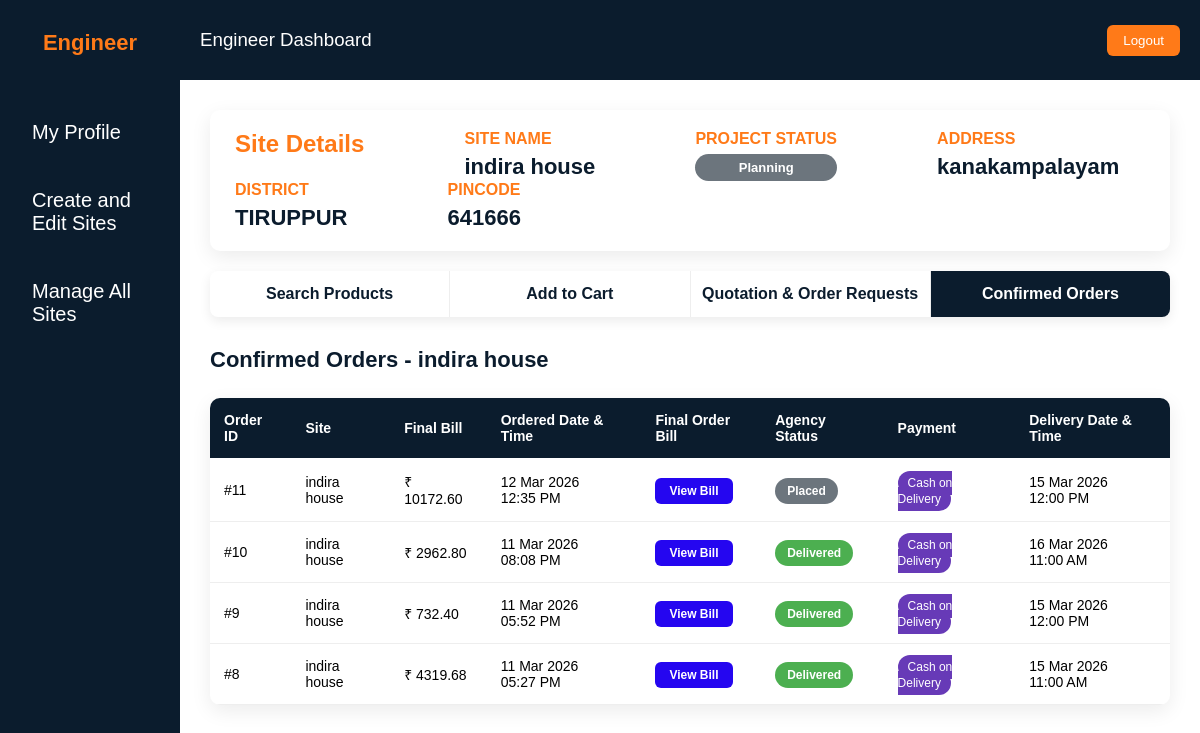
Screenshot of /site/11/confirmed-orders/ (signed in) with the database file from the repository.
### Construct/models.py (models this page shows, shortened)
class ConstructionSite(models.Model):
    SITE_CATEGORY_CHOICES = [
        ('house', 'House'),
        ('building', 'Building'),
        ('flats', 'Flats'),
        ('commercial', 'Commercial Stores'),
        ('others', 'Others'),
    ]
    engineer = models.ForeignKey( User,
        on_delete=models.CASCADE,
        related_name="engineer_sites"
    )
    site_name = models.CharField(max_length=200)
    category = models.CharField(
        max_length=20,
        choices=SITE_CATEGORY_CHOICES
    )
    other_category = models.CharField(
    max_length=100,
    null=True,
    blank=True
)
    total_sqft = models.FloatField()
    site_map = models.FileField(
    upload_to='site_maps/',
    null=True,
    blank=True
)
    blueprint_file = models.FileField(
    upload_to='site_blueprints/',
    null=True,
    blank=True
)
    building_area_sqft = models.FloatField()
    approximate_budget = models.DecimalField(
        max_digits=12,
        decimal_places=2
    )
    start_date = models.DateField()
    end_date = models.DateField()
    STATUS_CHOICES = [
    ('Planning', 'Planning'),
    ('Started', 'Started'),
    ('Ongoing', 'Ongoing'),
    ('NearComplete', 'Near To Complete'),
    ('Completed', 'Completed'),
    ('HandedOver', 'Handed Over'),
]
    status = models.CharField(
    max_length=20,
    choices=STATUS_CHOICES,
    default='Planning'
)
    description = models.TextField(blank=True)
    site_address = models.TextField()
    site_district = models.CharField(max_length=100)
    site_state = models.CharField(max_length=100)
    site_pincode = models.CharField(max_length=10)
    created_at = models.DateTimeField(default=timezone.now)

class Order(models.Model):
    ORDER_STATUS_CHOICES = [
    ("Placed", "Placed"),
    ("AgencyApproved", "Agency Approved"),
    ("AgencyRejected", "Agency Rejected"),
    ("Processing", "Processing"),
    ("OutForDelivery", "Out For Delivery"),
    ("Delivered", "Delivered"),
    ("Cancelled", "Cancelled"),
]
    PAYMENT_CHOICES = [
        ("COD", "Cash on Delivery"),
    ]
    quotation = models.ForeignKey(
        "QuotationRequest",
        on_delete=models.CASCADE,
        related_name="orders"
    )
    engineer = models.ForeignKey(
        User,
        on_delete=models.CASCADE,
        related_name="engineer_orders"
    )
    agency = models.ForeignKey(
        "AgencyProfile",
        on_delete=models.CASCADE,
        related_name="agency_orders"
    )
    total_amount = models.DecimalField(
        max_digits=12,
        decimal_places=2
    )
    payment_method = models.CharField(
        max_length=20,
        choices=PAYMENT_CHOICES,
        default="COD"
    )
    cod_confirmed = models.BooleanField(default=False)
    cod_confirmed_at = models.DateTimeField(null=True, blank=True)
    order_status = models.CharField(
    max_length=30,
    choices=ORDER_STATUS_CHOICES,
    default="Placed"
)
    created_at = models.DateTimeField(auto_now_add=True)

class QuotationRequest(models.Model):
    site = models.ForeignKey(
        ConstructionSite,
        on_delete=models.CASCADE
    )
    engineer = models.ForeignKey(
        User,
        on_delete=models.CASCADE
    )
    agency = models.ForeignKey(
        AgencyProfile,
        on_delete=models.CASCADE,
        null=True,
        blank=True
    )
    request_note = models.TextField()
    DELIVERY_CHOICES = [
("urgent","Urgent (1-2 days)"),
("3days","Within 3 days"),
("7days","Within 1 week"),
("flexible","Flexible"),
]
    delivery_preference = models.CharField(
    max_length=20,
    choices=DELIVERY_CHOICES ,default="flexible"
)
    expected_delivery_date = models.DateField(
    default=timezone.now
)
    estimated_total = models.DecimalField(
        max_digits=12,
        decimal_places=2
    )
    created_at = models.DateTimeField(auto_now_add=True)
    STATUS_CHOICES = [
        ("Requested", "Requested"),
        ("Approved", "Approved"),
        ("Rejected", "Rejected"),
        ("Expired","Expired"),
        ("MOVED_For_Order", "Converted To Order"),  # 🔥 add this
    ]
    status = models.CharField(
        max_length=20,
        choices=STATUS_CHOICES,
        default="Requested"
    )
    def default_valid_until():
        now = timezone.localtime()
        today_8pm = now.replace(
        hour=20,
        minute=0,
        second=0,
        microsecond=0
    )
        if now > today_8pm:
            today_8pm = today_8pm + timedelta(days=1)
        return today_8pm
    quotation_valid_until = models.DateTimeField(
    default=default_valid_until
)

class OrderDelivery(models.Model):
    order = models.OneToOneField(
        Order,
        on_delete=models.CASCADE,
        related_name="delivery"
    )
    delivery_date = models.DateField()
    delivery_time = models.TimeField()
    engineer_name = models.CharField(max_length=150)
    engineer_phone = models.CharField(max_length=20)
    site_owner_phone = models.CharField(max_length=20)
    site_address = models.TextField()
    site_district = models.CharField(max_length=100)
    site_pincode = models.CharField(max_length=10)
    delivery_status = models.CharField(
        max_length=30,
        default="Pending"
    )
    created_at = models.DateTimeField(auto_now_add=True)
    dispatched_at = models.DateTimeField(null=True, blank=True)
    delivered_at = models.DateTimeField(null=True, blank=True)  # 🔥 add this

### Construct/views.py (the view)
@login_required
def confirmed_orders(request, site_id):
    site = get_object_or_404(
        ConstructionSite,
        id=site_id,
        engineer=request.user
    )
    orders = Order.objects.filter(
        quotation__site=site,
        order_status__in=[
            "Placed",
            "AgencyApproved",
            "AgencyRejected",
            "Processing",
            "OutForDelivery",
            "Delivered",
            "Cancelled",
        ]
    ).select_related("quotation", "delivery").order_by("-created_at")
    return render(
        request,
        "engineer_side/confirmed_orders.html",
        {
            "site": site,
            "active_tab": "orders",
            "orders": orders
        }
    )

### templates/engineer_side/confirmed_orders.html (shortened to what this page needs)
{% extends "engineer_side/engineer_dashboard.html" %}
{% block content %}
<div class="site-info-bar">
  <div class="site-info-left">
    <h2>Site Details</h2>
    <div class="site-info-item">
      <div class="site-info-label">Site Name</div>
      <div class="site-info-value">{{ site.site_name }}</div>
    </div>
    <div class="site-info-item">
      <div class="site-info-label">Project Status</div>
      <div class="site-status-badge {{ site.status }}">
        {{ site.get_status_display }}
      </div>
    </div>
    <div class="site-info-item">
      <div class="site-info-label">Address</div>
      <div class="site-info-value">{{ site.site_address }}</div>
    </div>
    <div class="site-info-item">
      <div class="site-info-label">District</div>
      <div class="site-info-value">{{ site.site_district }}</div>
    </div>
    <div class="site-info-item">
      <div class="site-info-label">Pincode</div>
      <div class="site-info-value">{{ site.site_pincode }}</div>
    </div>
  </div>
</div>
<div class="material-tabs">
  <a href="{% url 'search_products' site.id %}"
     class="material-tab {% if active_tab == 'search' %}active{% endif %}">
     Search Products
  </a>
  <a href="{% url 'view_cart' site.id %}"
     class="material-tab {% if active_tab == 'cart' %}active{% endif %}">
     Add to Cart
  </a>
  <a href="{% url 'manage_quotations_orders' site.id %}"
     class="material-tab {% if active_tab == 'quotation' %}active{% endif %}">
     Quotation & Order Requests
  </a>
  <a href="{% url 'confirmed_orders' site.id %}"
     class="material-tab {% if active_tab == 'orders' %}active{% endif %}">
     Confirmed Orders
  </a>
</div>
<div class="page-title">
Confirmed Orders - {{ site.site_name }}
</div>
<table class="order-table">
    <thead>
        <tr>
            <th>Order ID</th>
            <th>Site</th>
            <th>Final Bill</th>
            <th>Ordered Date & Time</th>
            <th>Final Order Bill</th>
            <th> Agency Status</th>
            <th>Payment</th>
            <th>Delivery Date & Time</th>
        </tr>
    </thead>
    <tbody>
        {% for order in orders %}
        <tr>
            <td>#{{ order.id }}</td>
            <td>{{ order.quotation.site.site_name }}</td>
            <td>₹ {{ order.total_amount }}</td>
            <td>
                {{ order.created_at|date:"d M Y" }}<br>
                {{ order.created_at|time:"h:i A" }}
            </td>
            <td>
    <a href="{% url 'eng_order_bill' order.id %}"
       class="bill-btn">
       View Bill
    </a>
</td>
            <td>
                <span class="badge {{ order.order_status }}">
                    {{ order.get_order_status_display }}
                </span>
            </td>
            <td>
                <span class="payment-badge">
                    {{ order.get_payment_method_display }}
                </span>
            </td>
            <td>
                {% if order.delivery %}
                    {{ order.delivery.delivery_date|date:"d M Y" }}<br>
                    {{ order.delivery.delivery_time|time:"h:i A" }}
                {% else %}
                    -
                {% endif %}
            </td>
        </tr>
        {% empty %}
        <tr>
            <td colspan="8" style="text-align:center;">
                No Confirmed Orders Found.
            </td>
        </tr>
        {% endfor %}
    </tbody>
</table>
{% endblock %}

### templates/engineer_side/engineer_dashboard.html (style rules this page uses)
* { margin: 0; padding: 0; box-sizing: border-box; font-family: "Oswald", sans-serif; }
body { background: #ffffff; overflow: hidden; }

### templates/engineer_side/confirmed_orders.html (style rules this page uses)
.page-title { font-size:22px; font-weight:700; margin-bottom:25px; color:#0b1c2d; }
.order-table { width:100%; border-collapse:collapse; background:#fff; border-radius:10px; overflow:hidden; box-shadow:0 6px 20px rgba(0,0,0,0.08); }
.order-table th { background:#0b1c2d; color:#fff; padding:14px; text-align:left; font-size:14px; }
.order-table td { padding:14px; border-bottom:1px solid #eee; font-size:14px; }
.badge { padding:6px 12px; border-radius:20px; font-size:12px; font-weight:600; color:#fff; }
.Placed { background:#6c757d; }
.Delivered { background:#4caf50; }
.payment-badge { background:#673ab7; color:#fff; padding:5px 10px; border-radius:15px; font-size:12px; }
.material-tabs { display:flex; background:#ffffff; border-radius:8px; overflow:hidden; box-shadow:0 4px 12px rgba(0,0,0,0.08); margin-bottom:30px; }
.material-tab { flex:1; text-align:center; padding:14px 0; text-decoration:none; font-weight:600; color:#0b1c2d; border-right:1px solid #eee; transition:0.3s; }
.material-tab:last-child { border-right:none; }
.material-tab.active { background:#0b1c2d; color:#fff; }
.bill-btn { padding:6px 14px; background:#2506f0; color:#fff; border-radius:6px; text-decoration:none; font-size:12px; font-weight:600; }
.site-info-bar { background:#fff; padding:20px 25px; border-radius:10px; box-shadow:0 6px 20px rgba(0,0,0,0.08); margin-bottom:20px; }
.site-info-bar h2 { margin-bottom:15px; color:#ff7a18; }
.site-info-left { display:flex; flex-wrap:wrap; gap:11%; }
.site-info-item { display:flex; flex-direction:column; }
.site-info-label { font-size:16px; font-weight:600; margin-bottom: 6px; color:#ff7a18; text-transform:uppercase; }
.site-info-value { font-weight:600; font-size: 22px; color:#0b1c2d; }
.site-status-badge { padding:6px 14px; border-radius:20px; text-align: center; font-size:13px; font-weight:600; color:#fff; }
.Planning { background:#6c757d; }

### rows the page displays
ConstructionSite: site_name "indira house", status "Planning", site_address "kanakampalayam", site_district "TIRUPPUR", site_pincode "641666"
Order: id "11", quotation.site.site_name "indira house", total_amount "10172.60", created_at "12 Mar 2026", created_at "12:35 PM", order_status "Placed", payment_method "Cash on Delivery", delivery.delivery_date "15 Mar 2026", delivery.delivery_time "12:00 PM"
Order: id "10", quotation.site.site_name "indira house", total_amount "2962.80", created_at "11 Mar 2026", created_at "08:08 PM", order_status "Delivered", payment_method "Cash on Delivery", delivery.delivery_date "16 Mar 2026", delivery.delivery_time "11:00 AM"
Order: id "9", quotation.site.site_name "indira house", total_amount "732.40", created_at "11 Mar 2026", created_at "05:52 PM", order_status "Delivered", payment_method "Cash on Delivery", delivery.delivery_date "15 Mar 2026", delivery.delivery_time "12:00 PM"
Order: id "8", quotation.site.site_name "indira house", total_amount "4319.68", created_at "11 Mar 2026", created_at "05:27 PM", order_status "Delivered", payment_method "Cash on Delivery", delivery.delivery_date "15 Mar 2026", delivery.delivery_time "11:00 AM"
